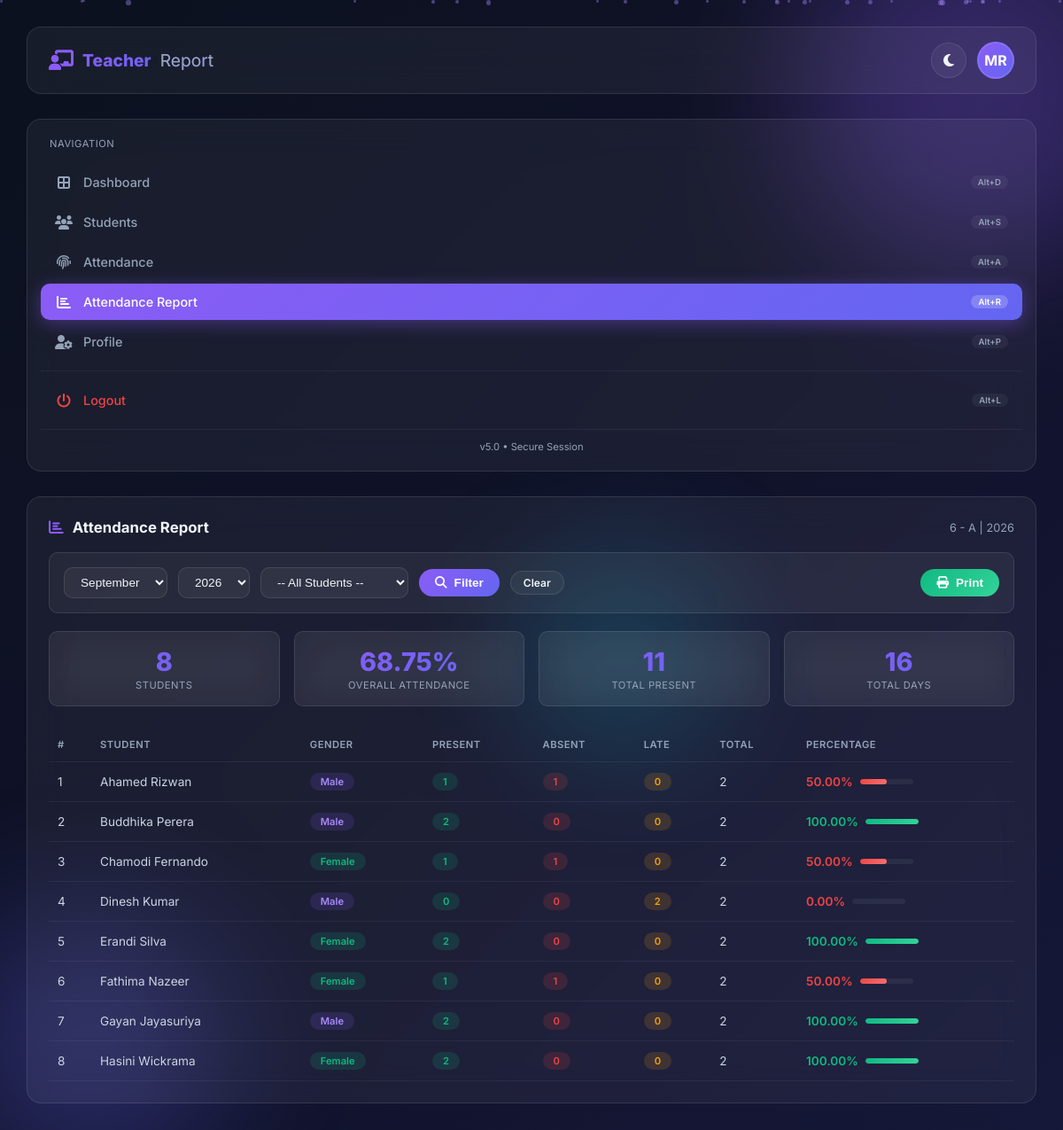
The app's page /teacher/attendance_report.php (signed in) with its own data.
### tables this page shows
CREATE TABLE `class` (
  `class_id` int(11) NOT NULL,
  `class_name` varchar(50) NOT NULL,
  `grade` varchar(20) NOT NULL,
  `created_at` timestamp NOT NULL DEFAULT current_timestamp()
);

CREATE TABLE `student` (
  `student_id` int(11) NOT NULL,
  `name` varchar(150) NOT NULL,
  `gender` enum('Male','Female','Other') DEFAULT 'Male',
  `contact` varchar(30) DEFAULT NULL,
  `date_of_birth` date DEFAULT NULL,
  `address` varchar(255) DEFAULT NULL,
  `class_id` int(11) DEFAULT NULL,
  `password` varchar(255) DEFAULT NULL,
  `created_at` timestamp NOT NULL DEFAULT current_timestamp()
);

### teacher/attendance_report.php (the view, shortened to what this page needs)
<?php
require_once __DIR__ . '/../config/db.php';
$teacher_id = $_SESSION['teacher_id'];
$teacher_name = $_SESSION['teacher_name'] ?? 'Teacher';
$selected_month = isset($_GET['month']) ? (int)$_GET['month'] : date('m');
$selected_year = isset($_GET['year']) ? (int)$_GET['year'] : date('Y');
try {
    $teacher_stmt = $pdo->prepare("SELECT * FROM teacher WHERE teacher_id = ?");
    $teacher_stmt->execute([$teacher_id]);
    $teacher = $teacher_stmt->fetch(PDO::FETCH_ASSOC);
    $class_id = $teacher['class_id'] ?? 0;
    $class_name = 'Not Assigned';
    $grade = 'N/A';
    if ($class_id > 0) {
        $class_stmt = $pdo->prepare("SELECT class_name, grade FROM class WHERE class_id = ?");
        $class_stmt->execute([$class_id]);
        $class_info = $class_stmt->fetch(PDO::FETCH_ASSOC);
        if ($class_info) {
            $class_name = $class_info['class_name'] ?? 'N/A';
            $grade = $class_info['grade'] ?? 'N/A';
        }
    }
    $students = [];
    if ($class_id > 0) {
        $stu_stmt = $pdo->prepare("SELECT student_id, name FROM student WHERE class_id = ? ORDER BY name");
        $stu_stmt->execute([$class_id]);
        $students = $stu_stmt->fetchAll(PDO::FETCH_ASSOC);
    }
    $sql = "SELECT
                s.student_id,
                s.name as student_name,
                s.gender,
                c.class_name,
                c.grade,
                COUNT(a.attendance_id) as total_days,
                SUM(CASE WHEN a.status = 'present' THEN 1 ELSE 0 END) as present_days,
                SUM(CASE WHEN a.status = 'absent' THEN 1 ELSE 0 END) as absent_days,
                SUM(CASE WHEN a.status = 'late' THEN 1 ELSE 0 END) as late_days,
                ROUND((SUM(CASE WHEN a.status = 'present' THEN 1 ELSE 0 END) / COUNT(a.attendance_id)) * 100, 2) as percentage
            FROM student s
            LEFT JOIN class c ON s.class_id = c.class_id
            LEFT JOIN attendance a ON s.student_id = a.student_id
                AND MONTH(a.date) = ?
                AND YEAR(a.date) = ?
            WHERE s.class_id = ?";
    $params = [$selected_month, $selected_year, $class_id];
    $sql .= " GROUP BY s.student_id ORDER BY s.name ASC";
    $stmt = $pdo->prepare($sql);
    $stmt->execute($params);
    $report_data = $stmt->fetchAll(PDO::FETCH_ASSOC);
    $total_students = count($report_data);
    $overall_present = 0;
    $overall_total = 0;
    foreach ($report_data as $row) {
        $overall_present += $row['present_days'];
        $overall_total += $row['total_days'];
    }
    $overall_percentage = $overall_total > 0 ? round(($overall_present / $overall_total) * 100, 2) : 0;
    $month_names = [
        1 => 'January', 2 => 'February', 3 => 'March', 4 => 'April',
        5 => 'May', 6 => 'June', 7 => 'July', 8 => 'August',
        9 => 'September', 10 => 'October', 11 => 'November', 12 => 'December'
    ];
    $month_name = $month_names[$selected_month] ?? '';
} catch (PDOException $e) {
    $error_msg = "Database Error: " . $e->getMessage();
}
?>
<!DOCTYPE html>
<html lang="en">
<head>
    <link rel="stylesheet" href="https://cdnjs.cloudflare.com/ajax/libs/font-awesome/6.5.0/css/all.min.css">
</head>
<body>
    <div class="bg-gradient-overlay"></div>
    <div class="orb orb-1"></div>
    <div class="orb orb-2"></div>
    <div class="orb orb-3"></div>
    <div id="particles-container"></div>
    <nav class="top-nav">
        <div class="brand">
            <i class="fa-solid fa-chalkboard-user"></i>
            Teacher <span style="-webkit-text-fill-color:var(--text-muted);font-weight:400;">Report</span>
        </div>
        <div class="top-nav-actions">
            <button class="nav-btn" onclick="toggleTheme()"><i class="fa-solid fa-moon"></i></button>
            <div class="teacher-avatar" onclick="window.location.href='profile.php'">
                <?= strtoupper(substr($teacher_name, 0, 2)) ?>
            </div>
        </div>
    </nav>
    <aside class="sidebar">
        <div style="margin-bottom:16px;padding:0 10px;">
            <div style="font-size:0.7rem;color:var(--text-muted);text-transform:uppercase;letter-spacing:0.5px;">Navigation</div>
        </div>
        <a href="dashboard.php" class="menu-item">
            <i class="fa-solid fa-border-all"></i> Dashboard <span class="shortcut">Alt+D</span>
        </a>
        <a href="students.php" class="menu-item">
            <i class="fa-solid fa-users"></i> Students <span class="shortcut">Alt+S</span>
        </a>
        <a href="attendance.php" class="menu-item">
            <i class="fa-solid fa-fingerprint"></i> Attendance <span class="shortcut">Alt+A</span>
        </a>
        <a href="attendance_report.php" class="menu-item active">
            <i class="fa-solid fa-chart-bar"></i> Attendance Report <span class="shortcut">Alt+R</span>
        </a>
        <a href="profile.php" class="menu-item">
            <i class="fa-solid fa-user-gear"></i> Profile <span class="shortcut">Alt+P</span>
        </a>
        <div class="menu-divider"></div>
        <a href="../logout.php" class="menu-item" style="color:#ef4444;">
            <i class="fa-solid fa-power-off"></i> Logout <span class="shortcut">Alt+L</span>
        </a>
        <div class="sidebar-footer">v5.0 • Secure Session</div>
    </aside>
    <main class="main-content">
        <div class="page-content">
            <div class="card">
                <div class="card-header">
                    <h3><i class="fa-solid fa-chart-bar"></i> Attendance Report</h3>
                    <span class="text-muted text-sm"><?= $grade ?> - <?= $class_name ?> | <?= $month_name ?> <?= $selected_year ?></span>
                </div>
                <div class="filter-bar">
                    <form method="GET" action="attendance_report.php" style="display:flex;flex-wrap:wrap;gap:12px;align-items:center;flex:1;">
                        <select name="month">
                            <?php for ($m = 1; $m <= 12; $m++): ?>
                                <option value="<?= $m ?>" <?= $selected_month == $m ? 'selected' : '' ?>>
                                    <?= date('F', mktime(0,0,0,$m,1)) ?>
                                </option>
                            <?php endfor; ?>
                        </select>
                        <select name="year">
                            <?php for ($y = date('Y') - 3; $y <= date('Y'); $y++): ?>
                                <option value="<?= $y ?>" <?= $selected_year == $y ? 'selected' : '' ?>><?= $y ?></option>
                            <?php endfor; ?>
                        </select>
                        <?php if (count($students) > 0): ?>
                            <select name="student_id">
                                <option value="0">-- All Students --</option>
                            </select>
                        <?php endif; ?>
                        <button type="submit" class="btn btn-primary"><i class="fa-solid fa-search"></i> Filter</button>
                        <a href="attendance_report.php" class="btn btn-sm">Clear</a>
                    </form>
                    <button class="btn btn-success" onclick="window.print()"><i class="fa-solid fa-print"></i> Print</button>
                </div>
                <div class="stats-grid">
                    <div class="stat-card">
                        <div class="stat-value"><?= $total_students ?></div>
                        <div class="stat-label">Students</div>
                    </div>
                    <div class="stat-card">
                        <div class="stat-value"><?= $overall_percentage ?>%</div>
                        <div class="stat-label">Overall Attendance</div>
                    </div>
                    <div class="stat-card">
                        <div class="stat-value"><?= $overall_present ?></div>
                        <div class="stat-label">Total Present</div>
                    </div>
                    <div class="stat-card">
                        <div class="stat-value"><?= $overall_total ?></div>
                        <div class="stat-label">Total Days</div>
                    </div>
                </div>
                <?php if (count($report_data) > 0): ?>
                    <div class="table-wrap">
                        <table>
                            <thead>
                                <tr>
                                    <th>#</th>
                                    <th>Student</th>
                                    <th>Gender</th>
                                    <th>Present</th>
                                    <th>Absent</th>
                                    <th>Late</th>
                                    <th>Total</th>
                                    <th>Percentage</th>
                                </tr>
                            </thead>
                            <tbody>
                                <?php $i = 1; foreach ($report_data as $row):
                                    $percentage = $row['percentage'] ?? 0;
                                    $bar_class = $percentage >= 80 ? '' : ($percentage >= 60 ? 'medium' : 'low');
                                ?>
                                    <tr>
                                        <td><?= $i++ ?></td>
                                        <td><?= htmlspecialchars($row['student_name']) ?></td>
                                        <td><span class="badge <?= ($row['gender'] ?? '') === 'Male' ? 'badge-primary' : 'badge-success' ?>"><?= htmlspecialchars($row['gender'] ?? 'N/A') ?></span></td>
                                        <td><span class="badge badge-success"><?= $row['present_days'] ?? 0 ?></span></td>
                                        <td><span class="badge badge-danger"><?= $row['absent_days'] ?? 0 ?></span></td>
                                        <td><span class="badge badge-warning"><?= $row['late_days'] ?? 0 ?></span></td>
                                        <td><?= $row['total_days'] ?? 0 ?></td>
                                        <td>
                                            <div style="display:flex;align-items:center;gap:8px;">
                                                <span style="font-weight:600;color:<?= $percentage >= 80 ? '#10b981' : ($percentage >= 60 ? '#f59e0b' : '#ef4444') ?>;">
                                                    <?= $percentage ?>%
                                                </span>
                                                <div class="progress-bar" style="width:60px;">
                                                    <div class="fill <?= $bar_class ?>" style="width:<?= $percentage ?>%;"></div>
                                                </div>
                                            </div>
                                        </td>
                                    </tr>
                                <?php endforeach; ?>
                            </tbody>
                        </table>
                    </div>
                <?php endif; ?>
            </div>
        </div>
    </main>
</body>
</html>

### records on screen
class: grade "6", class_name "A"
student: name "Ahamed Rizwan", gender "Male", present_days "1", absent_days "1", late_days "0", total_days "2", percentage "50.00"
student: name "Buddhika Perera", gender "Male", present_days "2", absent_days "0", late_days "0", total_days "2", percentage "100.00"
student: name "Chamodi Fernando", gender "Female", present_days "1", absent_days "1", late_days "0", total_days "2", percentage "50.00"
student: name "Dinesh Kumar", gender "Male", present_days "0", absent_days "0", late_days "2", total_days "2", percentage "0.00"
student: name "Erandi Silva", gender "Female", present_days "2", absent_days "0", late_days "0", total_days "2", percentage "100.00"
student: name "Fathima Nazeer", gender "Female", present_days "1", absent_days "1", late_days "0", total_days "2", percentage "50.00"
student: name "Gayan Jayasuriya", gender "Male", present_days "2", absent_days "0", late_days "0", total_days "2", percentage "100.00"
student: name "Hasini Wickrama", gender "Female", present_days "2", absent_days "0", late_days "0", total_days "2", percentage "100.00"

### other values on screen
substr($teacher_name, 0, 2) "MR"
$selected_year "2026"
$total_students "8"
$overall_percentage "68.75"
$overall_present "11"
$overall_total "16"
form field month "September"
form field year "2026"
